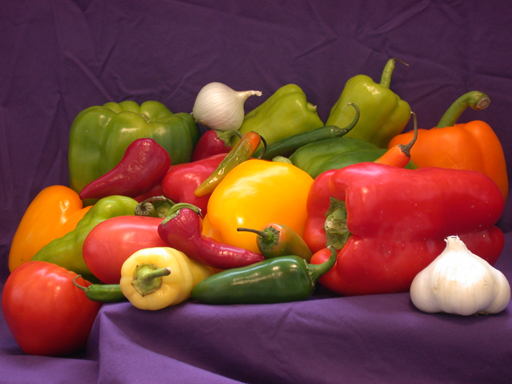
#> input picture Assignment 3/img.png, 512 x 384 px
$ jupyter execute Assignments_3.ipynb   (older library calls are emulated)
#> lines starting #> are read from the running program, lines starting #| are printed output that depends on the picture
[cell 1]
import cv2
import numpy as np
import matplotlib.pyplot as plt

### Sobel Filters and Magnitude

[cell 2]
# Load the grayscale image
image = cv2.imread('img.png', cv2.IMREAD_GRAYSCALE)
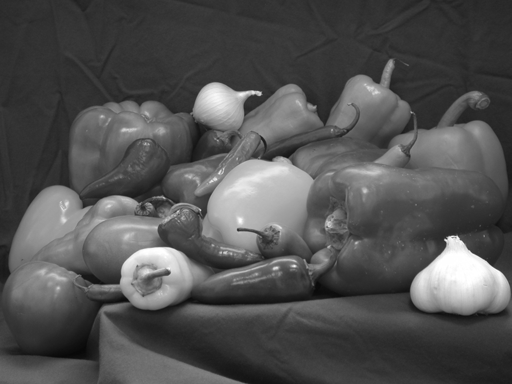
#> image: shape (384, 512); min 7, max 255, mean 81.6

# Apply Sobel filters
sobel_x = cv2.Sobel(image, cv2.CV_64F, 1, 0, ksize=3)  # Horizontal
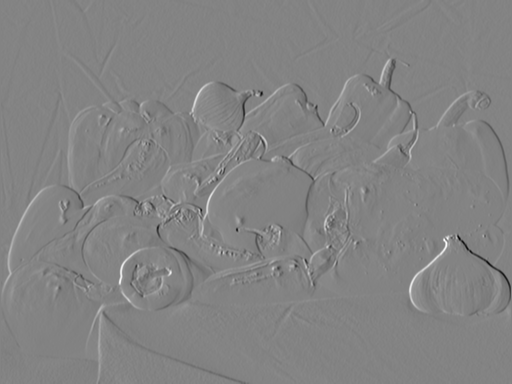
#> sobel_x: shape (384, 512) float64; min -614, max 576, mean -0.1; drawn with min black and max white
sobel_y = cv2.Sobel(image, cv2.CV_64F, 0, 1, ksize=3)  # Vertical
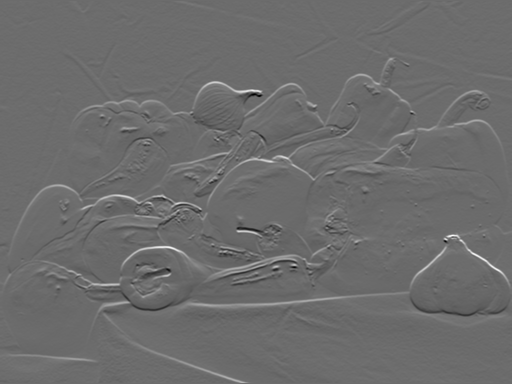
#> sobel_y: shape (384, 512) float64; min -559, max 753, mean 0.5; drawn with min black and max white

# Compute magnitude
magnitude = np.sqrt(sobel_x**2 + sobel_y**2)
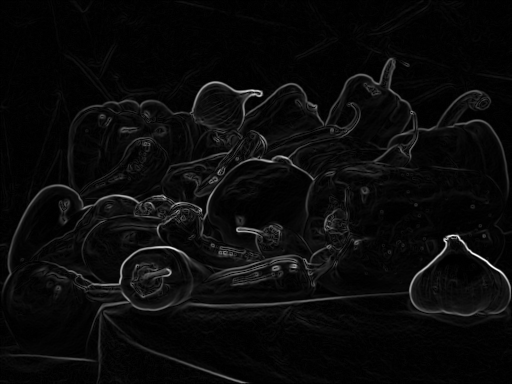
#> magnitude: shape (384, 512) float64; min 0, max 777.5, mean 32.4; drawn with min black and max white
magnitude = np.uint8(255 * magnitude / np.max(magnitude))  # Normalize to 0-255

# Display results
plt.figure(figsize=(12, 6))
plt.subplot(1, 4, 1)
plt.imshow(image, cmap='gray')
plt.title("Original Image")
plt.subplot(1, 4, 2)
plt.imshow(np.abs(sobel_x), cmap='gray')
plt.title("Sobel X (Horizontal)")
plt.subplot(1, 4, 3)
plt.imshow(np.abs(sobel_y), cmap='gray')
plt.title("Sobel Y (Vertical)")
plt.subplot(1, 4, 4)
plt.imshow(magnitude, cmap='gray')
plt.title("Gradient Magnitude")
plt.tight_layout()
plt.show()
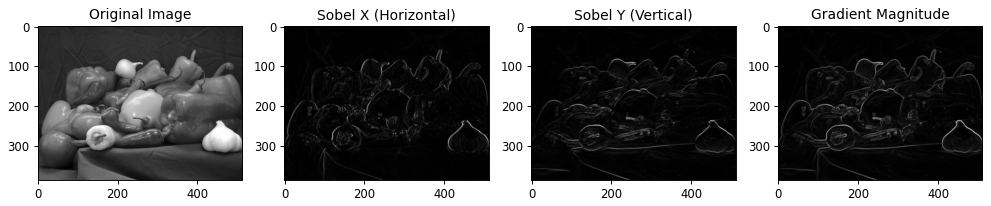
#> figure drawn by matplotlib, 4 panels

### Prewitt Filters and Magnitude

[cell 3]
# Define Prewitt kernels
prewitt_x_kernel = np.array([[1, 0, -1], [1, 0, -1], [1, 0, -1]])
prewitt_y_kernel = np.array([[1, 1, 1], [0, 0, 0], [-1, -1, -1]])

# Apply Prewitt filters
prewitt_x = cv2.filter2D(image, -1, prewitt_x_kernel)  # Horizontal
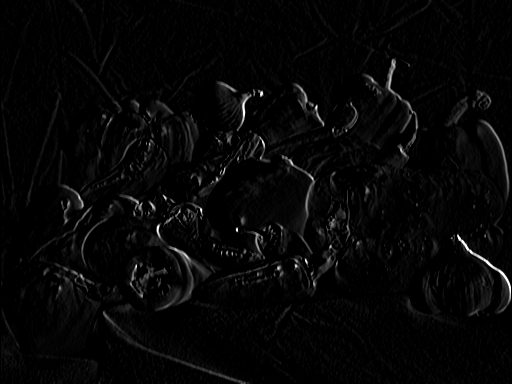
#> prewitt_x: shape (384, 512); min 0, max 255, mean 6.3
prewitt_y = cv2.filter2D(image, -1, prewitt_y_kernel)  # Vertical
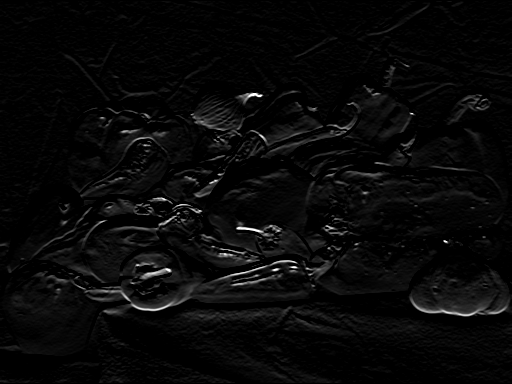
#> prewitt_y: shape (384, 512); min 0, max 255, mean 8.5

# Compute magnitude
magnitude_prewitt = np.sqrt(prewitt_x**2 + prewitt_y**2)
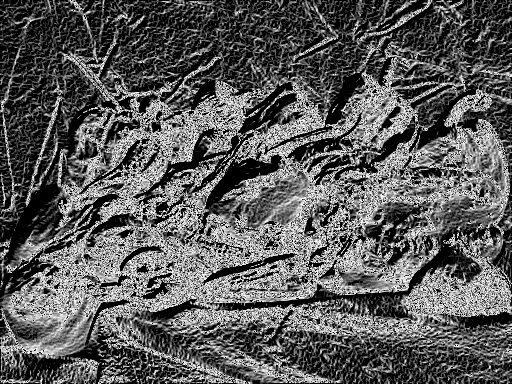
#> magnitude_prewitt: shape (384, 512) float16; min 0, max 15.91, mean 5.66; drawn with min black and max white
magnitude_prewitt = np.uint8(255 * magnitude_prewitt / np.max(magnitude_prewitt))  # Normalize to 0-255

# Display results
plt.figure(figsize=(12, 6))
plt.subplot(1, 4, 1)
plt.imshow(image, cmap='gray')
plt.title("Original Image")
plt.subplot(1, 4, 2)
plt.imshow(prewitt_x, cmap='gray')
plt.title("Prewitt X (Horizontal)")
plt.subplot(1, 4, 3)
plt.imshow(prewitt_y, cmap='gray')
plt.title("Prewitt Y (Vertical)")
plt.subplot(1, 4, 4)
plt.imshow(magnitude_prewitt, cmap='gray')
plt.title("Gradient Magnitude (Prewitt)")
plt.tight_layout()
plt.show()
